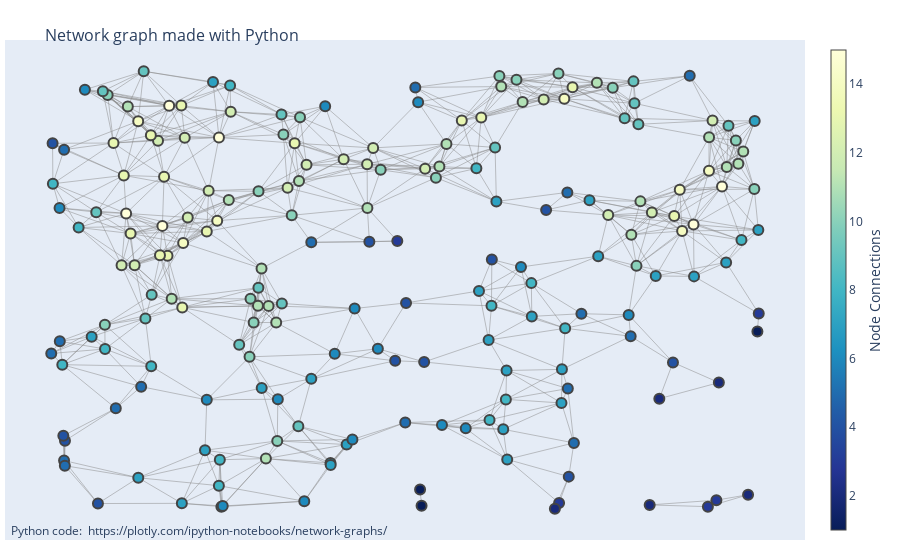

The code cell stored with this chart in its notebook:
### Code cell
fig = go.Figure(data=[edge_trace, node_trace],
             layout=go.Layout(
                title='<br>Network graph made with Python',
                titlefont_size=16,
                showlegend=False,
                hovermode='closest',
                margin=dict(b=20,l=5,r=5,t=40),
                annotations=[ dict(
                    text="Python code: <a href='https://plotly.com/ipython-notebooks/network-graphs/'> https://plotly.com/ipython-notebooks/network-graphs/</a>",
                    showarrow=False,
                    xref="paper", yref="paper",
                    x=0.005, y=-0.002 ) ],
                xaxis=dict(showgrid=False, zeroline=False, showticklabels=False),
                yaxis=dict(showgrid=False, zeroline=False, showticklabels=False))
                )
fig.show()

### Figure 1 — Plotly figure (JSON) as saved in the notebook; plotly's stock layout.template omitted (floating-point values rounded to 4 significant figures; data arrays with more than 128 entries replaced by an {"elided": "..."} marker saying what was removed)
{"data": [{"hoverinfo": "none", "line": {"color": "#888", "width": 0.5}, "mode": "lines", "type": "scatter", "x": {"elided": "2568 float values"}, "y": {"elided": "2568 float values"}}, {"hoverinfo": "text", "marker": {"color": {"elided": "200 int values"}, "colorbar": {"thickness": 15, "title": {"side": "right", "text": "Node Connections"}, "xanchor": "left"}, "colorscale": [[0, "rgb(255,255,217)"], [0.125, "rgb(237,248,177)"], [0.25, "rgb(199,233,180)"], [0.375, "rgb(127,205,187)"], [0.5, "rgb(65,182,196)"], [0.625, "rgb(29,145,192)"], [0.75, "rgb(34,94,168)"], [0.875, "rgb(37,52,148)"], [1, "rgb(8,29,88)"]], "line": {"width": 2}, "reversescale": true, "showscale": true, "size": 10}, "mode": "markers", "text": {"elided": "200 str values"}, "type": "scatter", "x": {"elided": "200 float values"}, "y": {"elided": "200 float values"}}], "layout": {"annotations": [{"showarrow": false, "text": "Python code: <a href='https://plotly.com/ipython-notebooks/network-graphs/'> https://plotly.com/ipython-notebooks/network-graphs/</a>", "x": 0.005, "xref": "paper", "y": -0.002, "yref": "paper"}], "hovermode": "closest", "margin": {"b": 20, "l": 5, "r": 5, "t": 40}, "showlegend": false, "title": {"font": {"size": 16}, "text": "<br>Network graph made with Python"}, "xaxis": {"showgrid": false, "showticklabels": false, "zeroline": false}, "yaxis": {"showgrid": false, "showticklabels": false, "zeroline": false}}}
